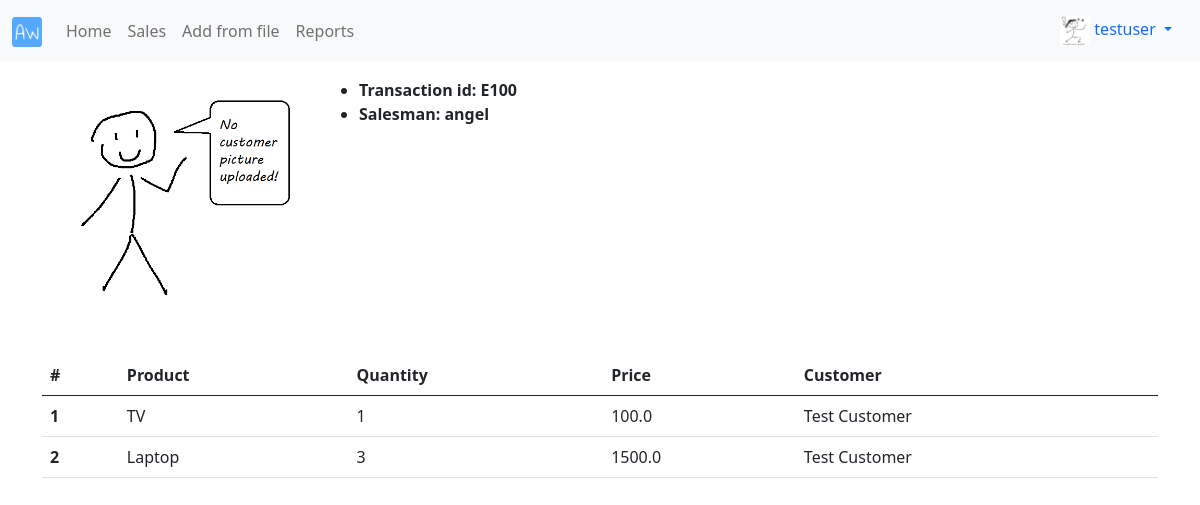
Screenshot of /sales/30/ (signed in) with the database file from the repository.
### profiles/models.py (models this page shows, shortened)
class Profile(models.Model):
    user = models.OneToOneField(User, on_delete = models.CASCADE)
    bio = models.TextField(default = "no bio...")
    avatar = models.ImageField(upload_to = 'avatars', default = 'no_picture_profile.png')
    created = models.DateTimeField(auto_now_add = True)
    updated = models.DateTimeField(auto_now = True)

### sales/models.py (models this page shows, shortened)
class Sale(models.Model):
    transaction_id = models.CharField(max_length = 12, blank = True)
    positions = models.ManyToManyField(Position)
    total_price = models.FloatField(blank = True, null = True)
    customer = models.ForeignKey(Customer, on_delete = models.CASCADE)
    salesman = models.ForeignKey(Profile, on_delete = models.CASCADE)
    created = models.DateTimeField(blank = True)
    updated = models.DateTimeField(auto_now = True)
    def get_positions(self):
        return self.positions.all()

class Position(models.Model):
    product = models.ForeignKey(Product, on_delete = models.CASCADE)
    quantity = models.PositiveIntegerField()
    price = models.FloatField(blank = True)
    created = models.DateTimeField(blank = True)
    def get_customer_id(self):
        sale_obj = self.sale_set.first()
        return sale_obj.customer.name

### customers/models.py (models this page shows, shortened)
class Customer(models.Model):
    name = models.CharField (max_length = 120)
    logo = models.ImageField(upload_to = 'customers', default = 'no_picture_customer.png')

### products/models.py (models this page shows, shortened)
class Product(models.Model):
    name = models.CharField(max_length = 120)
    image = models.ImageField(upload_to = 'products', default = 'no_picture_product.png')
    price = models.FloatField(help_text = "in US dollars $")
    created = models.DateTimeField(auto_now_add = True)
    updated = models.DateTimeField(auto_now_add = True)

### sales/views.py (the view)
# urls.py: path('sales/<pk>/', sale_detail_view, name = 'detail'),
def sale_detail_view(request, **kwargs):
    pk = kwargs.get('pk')
    obj = Sale.objects.get(pk = pk)
    return render(request, 'sales/detail.html', {'object': obj})

### sales/templates/sales/detail.html (shortened to what this page needs)
{% extends 'base.html' %}
{% block content %}
<div class="row mt-3 mb-3">
    <div class="col-3">
        <img src="{{object.customer.logo.url}}" class="img-fluid" alt="{{object.customer.name}}">
    </div>
    <div class="col-9">
        <ul>
            <li><b>Transaction id: {{object.transaction_id}}</b></li>
            <li><b>Salesman: {{object.salesman.user.username}}</b></li>
        </ul>
    </div>
</div>
<table class="table">
    <thead>
      <tr>
        <th scope="col">#</th>
        <th scope="col">Product</th>
        <th scope="col">Quantity</th>
        <th scope="col">Price</th>
        <th scope="col">Customer</th>
      </tr>
    </thead>
    <tbody>
        {% for pos in object.get_positions %}
            <tr>
                <th scope="row">{{forloop.counter}}</th>
                <td>{{pos.product.name}}</td>
                <td>{{pos.quantity}}</td>
                <td>{{pos.price}}</td>
                <td>{{pos.get_customer_id}}</td>
            </tr>
        {% endfor %}
    </tbody>
  </table>
{% endblock content %}

### templates/navbar.html (shortened to what this page needs)
{% load static %}
{% url 'sales:home' as path_to_home %}
{% url 'sales:list' as path_to_sales %}
{% url 'reports:from-file' as path_to_from_file %}
{% url 'reports:main' as path_to_reports %}
<nav class="navbar navbar-expand-lg navbar-light bg-light">
  <div class="container-fluid">
    <a class="navbar-brand" href="{{path_to_home}}"><img src="{% static 'logo.png' %}" class="logo-sm"></a>
    <div class="collapse navbar-collapse" id="navbarNav">
      <ul class="navbar-nav">
        <li class="nav-item">
          <a class="nav-link {% if request.path == path_to_home %}active{% endif%}" href="{{path_to_home}}">Home</a>
        </li>
        <li class="nav-item">
          <a class="nav-link {% if request.path == path_to_sales %}active{% endif%}" href="{{path_to_sales}}">Sales</a>
        </li>
        <li class="nav-item">
          <a class="nav-link {% if request.path == path_to_from_file %}active{% endif%}" href="{{path_to_from_file}}">Add from file</a>
        </li>
        <li class="nav-item">
          <a class="nav-link {% if request.path == path_to_reports %}active{% endif%}" href="{{path_to_reports}}">Reports</a>
        </li>
      </ul>
    </div>
    {% if request.user.is_authenticated %}
      <div class="nav-item dropdown">
        <div class="nav-link dropdown-toggle" id="navbarDropdownMenuLink" role="button" data-bs-toggle="dropdown" aria-expanded="false">
          <img src="{{request.user.profile.avatar.url}}" class="avatar-sm">&nbsp;{{request.user}}
        </div>
      </div>
    {% endif %}
  </div>
</nav>

### static/style.css (style rules this page uses)
.avatar-sm { height: 30px; width: 30px; }
.logo-sm { height: 30px; width: auto; }

### rows the page displays
Sale: customer.logo (placeholder picture), transaction_id "E100", salesman.user.username "angel"
Position: product.name "TV", quantity "1", price "100.0", get_customer_id "Test Customer"
Position: product.name "Laptop", quantity "3", price "1500.0", get_customer_id "Test Customer"

### other values shown
{{ request.user }} "testuser"
